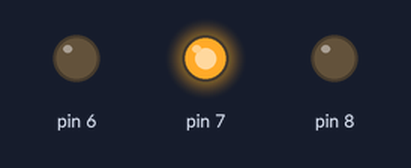
Recording of a sketch running on a simulated Arduino Uno, built with avr-gcc and run on an emulated ATmega328P. On the bench: output pins drawn as LEDs (lit = HIGH).

Above: at 0.5 s.
At 1.5 s:
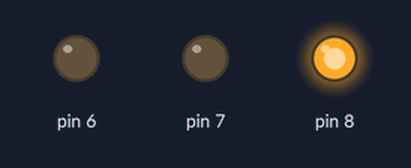
At 2.5 s:
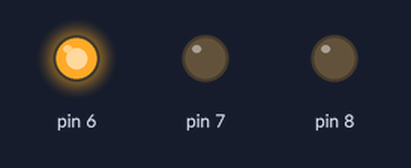
At 3.5 s:
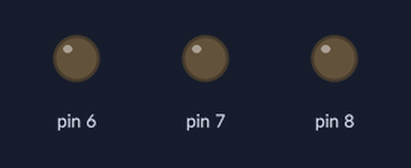
Timing chart, 0 to 5.2 s (numbered marks = the images above):
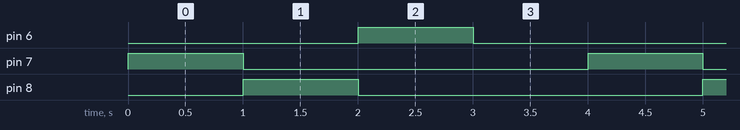

The sketch:

led_buzzer_test.ino
```cpp
// One-second green, red, buzzer, then silent. Repeat. No delay().
// Copy into a folder named led_buzzer_test before opening in Arduino IDE.
#ifndef BUZZER_ACTIVE
#define BUZZER_ACTIVE 1
#endif
void setup(){pinMode(7,OUTPUT);pinMode(8,OUTPUT);pinMode(6,OUTPUT);Serial.begin(115200);}
void loop(){
  byte phase=(millis()/1000)%4;digitalWrite(7,phase==0);digitalWrite(8,phase==1);
#if BUZZER_ACTIVE
  digitalWrite(6,phase==2);
#else
  if(phase==2)tone(6,2200);else noTone(6);
#endif
}
```

Measured:
- by itself, pin 6–8: alternates HIGH for 1.0 s and LOW for 3.0 s
- by itself, everything shown: repeats every 4.0 s, in 4 steps
